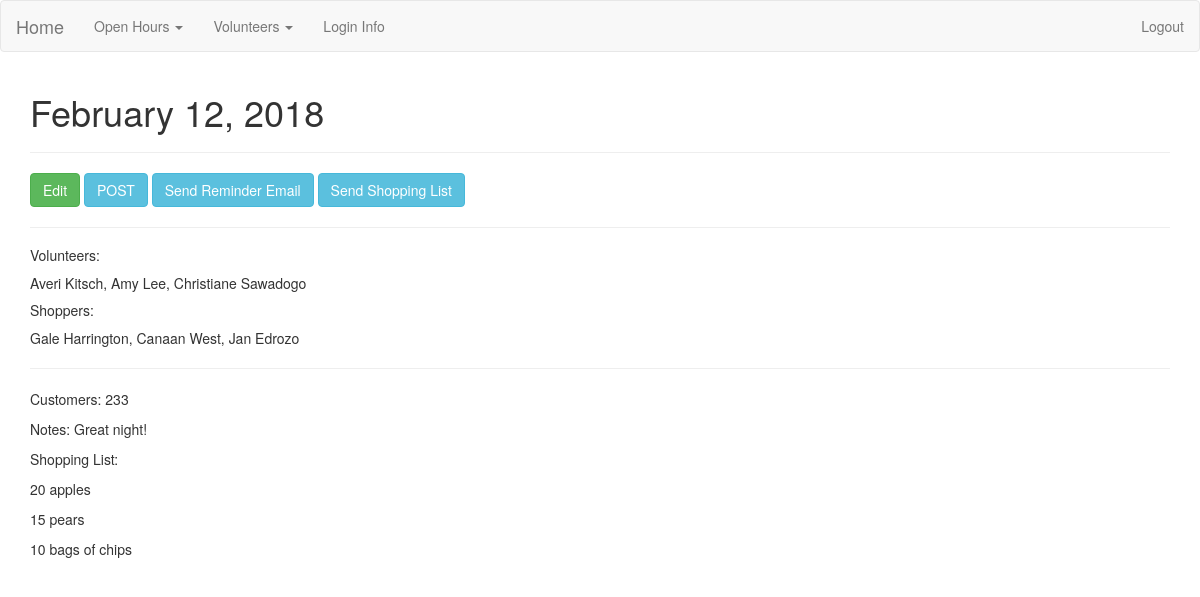
Page /openhours/8 (signed in) on the committed database.
### app/models.py (models this page shows, shortened)
class Openhour(db.Model):
    id = db.Column(db.Integer(), primary_key=True)
    date = db.Column(db.DateTime(), unique=True)
    posted = db.Column(db.Boolean)
    volunteers = db.relationship('Volunteer', secondary=openhour_volunteers, backref='openhourvols', lazy='dynamic')
    shoppers = db.relationship('Volunteer', secondary=openhour_shoppers, backref='openhourshoppers', lazy='dynamic' )
    notes = db.relationship('Note', backref='openhournotes', lazy=True)

class Volunteer(db.Model):
    id = db.Column(db.Integer(), primary_key=True)
    name = db.Column(db.String(100), unique=True)
    role = db.Column(db.String(50))
    email = db.Column(db.String(255), nullable=False)
    active = db.Column(db.Boolean)
    openhours = db.relationship('Openhour', secondary=openhour_volunteers, backref='ohvolunteers', lazy='subquery')
    openhour_shoppers = db.relationship('Openhour', secondary=openhour_shoppers, backref='ohshoppers', lazy='subquery')
    notes = db.relationship('Note', backref='openhour', lazy=True)

class Note(db.Model):
    id=db.Column(db.Integer(), primary_key=True)
    openhour_id = db.Column(db.Integer, db.ForeignKey('openhour.id'), nullable=False)
    author = db.Column(db.Integer(), db.ForeignKey('volunteer.id'))
    customers = db.Column(db.Integer())
    body = db.Column(db.Text())
    shopping = db.Column(db.Text())

### app/openhours/views.py (the view)
@openhours_blueprint.route('/<string:id>')
@admin_logged_in
def show_openhour(id):
    openhour = Openhour.query.get(id)
    if openhour.notes:
        notes = openhour.notes[0]
    else:
        notes = False
    return render_template('openhour.html', openhour=openhour, notes=notes)

### app/login_helpers.py (called while the page is built)
def admin_logged_in(f):
    @wraps(f)
    def wrap(*args, **kwargs):
        if 'user' in session and session['user']=='admin':
            return f(*args, **kwargs)
        else:
            flash('You must have admin privileges to complete this action', 'danger')
            return redirect(url_for('index'))
    return wrap

### app/openhours/templates/openhour.html
{% extends 'layout.html' %}
{% block body %}
  <h1>{{ openhour.date.strftime('%B %d, %Y') }}</h1>
  <hr>
  <div class="">
    <a class="btn btn-success" href="{{openhour.id}}/edit">Edit</a>
    {% if openhour.posted == False %}
      <a class="btn btn-info" href="{{openhour.id}}/post">POST</a>
    {% else %}
      <a class="btn btn-danger" href="{{openhour.id}}/post">Re-POST</a>
    {% endif %}
    <a class="btn btn-info" href="{{openhour.id}}/reminder_email">Send Reminder Email</a>
    <a class="btn btn-info" href="{{openhour.id}}/shopping_email">Send Shopping List</a>
  </div>
  <hr>
  <h5>Volunteers:</h5>
  <p>
    {% for volunteer in openhour.volunteers %}
      <span> {{volunteer.name}}{{ "," if not loop.last }}</span>
    {% endfor %}
  </p>
  <h5>Shoppers:</h5>
    {% for shopper in openhour.shoppers %}
      <span>{{shopper.name}}{{ "," if not loop.last }}</span>
    {% endfor %}
  <hr>
  <div class="">
    {% if openhour.notes %}
      <p>Customers: {{ notes.customers }}</p>
      <p>Notes: {{ notes.body | safe }}</p>
      <p>Shopping List: {{ notes.shopping
      | safe }}</p>
    {% endif %}
  </div>
{% endblock %}

### rows in the picture
Openhour: date "February 12, 2018"
Volunteer: name "Averi Kitsch", last ","
Volunteer: name "Amy Lee", last ","
Volunteer: name "Christiane Sawadogo"
Volunteer: name "Gale Harrington", last ","
Volunteer: name "Canaan West", last ","
Volunteer: name "Jan Edrozo"
Note: customers "233", body "Great night!", shopping "20 apples 15 pears 10 bags of chips"
